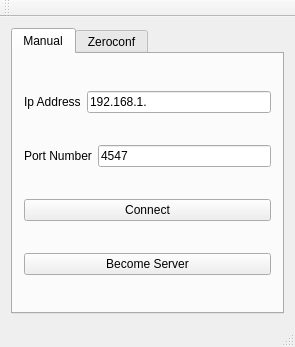
<?xml version="1.0" encoding="UTF-8"?>
<ui version="4.0">
 <class>MainWindow</class>
 <widget class="QMainWindow" name="MainWindow">
  <property name="geometry">
   <rect>
    <x>0</x>
    <y>0</y>
    <width>295</width>
    <height>347</height>
   </rect>
  </property>
  <property name="windowTitle">
   <string>MainWindow</string>
  </property>
  <widget class="QWidget" name="centralWidget">
   <layout class="QGridLayout" name="gridLayout_3">
    <item row="0" column="0">
     <widget class="QTabWidget" name="tabWidget">
      <property name="enabled">
       <bool>true</bool>
      </property>
      <property name="currentIndex">
       <number>0</number>
      </property>
      <property name="tabsClosable">
       <bool>false</bool>
      </property>
      <widget class="QWidget" name="tab_1">
       <attribute name="title">
        <string>Manual</string>
       </attribute>
       <layout class="QGridLayout" name="gridLayout">
        <item row="0" column="0">
         <layout class="QHBoxLayout" name="horizontalLayout_3">
          <item>
           <widget class="QLabel" name="label_1">
            <property name="text">
             <string>Ip Address</string>
            </property>
           </widget>
          </item>
          <item>
           <widget class="QLineEdit" name="ipAddressEdit">
            <property name="text">
             <string>192.168.1.</string>
            </property>
           </widget>
          </item>
         </layout>
        </item>
        <item row="1" column="0">
         <layout class="QHBoxLayout" name="horizontalLayout_4">
          <item>
           <widget class="QLabel" name="label_2">
            <property name="text">
             <string>Port Number</string>
            </property>
           </widget>
          </item>
          <item>
           <widget class="QLineEdit" name="portNumberEdit">
            <property name="text">
             <string>4547</string>
            </property>
           </widget>
          </item>
         </layout>
        </item>
        <item row="2" column="0">
         <widget class="QPushButton" name="connectButton">
          <property name="text">
           <string>Connect</string>
          </property>
         </widget>
        </item>
        <item row="3" column="0">
         <widget class="QPushButton" name="becomeServerBtn">
          <property name="text">
           <string>Become Server</string>
          </property>
         </widget>
        </item>
       </layout>
      </widget>
      <widget class="QWidget" name="tab_2">
       <attribute name="title">
        <string>Zeroconf</string>
       </attribute>
       <layout class="QGridLayout" name="gridLayout_2">
        <item row="0" column="0">
         <widget class="QTreeWidget" name="serverList">
          <column>
           <property name="text">
            <string>Server list</string>
           </property>
          </column>
         </widget>
        </item>
        <item row="1" column="0">
         <layout class="QHBoxLayout" name="horizontalLayout_5">
          <item>
           <widget class="QPushButton" name="becomeServerBtnZeroconf">
            <property name="text">
             <string>Become Server</string>
            </property>
           </widget>
          </item>
          <item>
           <spacer name="horizontalSpacer">
            <property name="orientation">
             <enum>Qt::Horizontal</enum>
            </property>
            <property name="sizeHint" stdset="0">
             <size>
              <width>40</width>
              <height>20</height>
             </size>
            </property>
           </spacer>
          </item>
          <item>
           <widget class="QPushButton" name="connectButtonZeroconf">
            <property name="text">
             <string>Connect</string>
            </property>
           </widget>
          </item>
         </layout>
        </item>
       </layout>
      </widget>
     </widget>
    </item>
   </layout>
  </widget>
  <widget class="QMenuBar" name="menuBar">
   <property name="geometry">
    <rect>
     <x>0</x>
     <y>0</y>
     <width>295</width>
     <height>21</height>
    </rect>
   </property>
  </widget>
  <widget class="QToolBar" name="mainToolBar">
   <attribute name="toolBarArea">
    <enum>TopToolBarArea</enum>
   </attribute>
   <attribute name="toolBarBreak">
    <bool>false</bool>
   </attribute>
  </widget>
  <widget class="QStatusBar" name="statusBar"/>
 </widget>
 <layoutdefault spacing="6" margin="11"/>
 <resources/>
 <connections/>
</ui>
